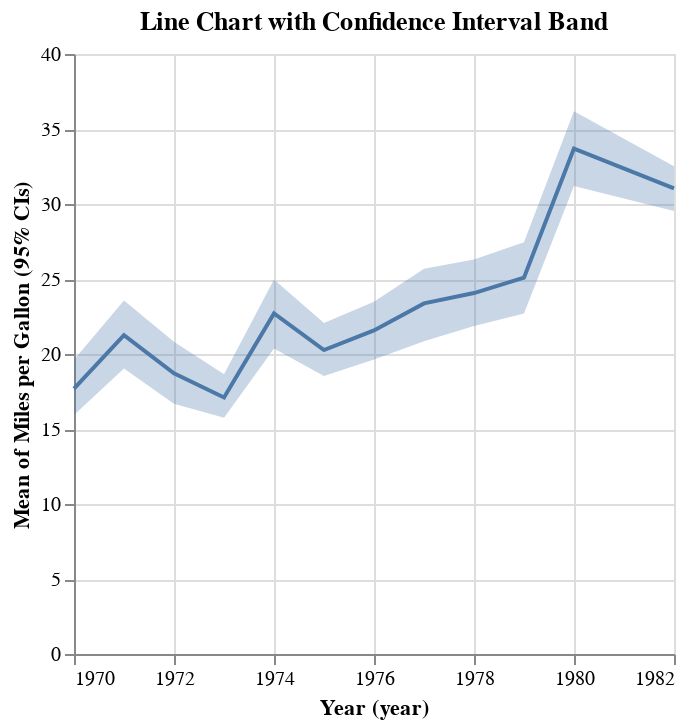

Here is the notebook cell this chart was saved with:
### Markdown cell above
## Line Chart with Confidence Interval Band

### Code cell
@vlplot(
  data = cars,  # Contains data and the x axix of chart
  x = "year(Year)",
  title = "Line Chart with Confidence Interval Band"
) +

@vlplot(
  mark = {:errorband, extent=:ci},  # First band containing the CI
  y = {"Miles_per_Gallon", title="Mean of Miles per Gallon (95% CIs)"}
) + 

@vlplot(
  mark = :line,  # Second band of a line plot of mean miles
  y = "mean(Miles_per_Gallon)"

)

### Figure 1 — Vega-Lite specification as saved in the notebook (floating-point values rounded to 4 significant figures; data arrays with more than 128 entries replaced by an {"elided": "..."} marker saying what was removed)
{"data": {"values": {"elided": "406 records"}}, "encoding": {"x": {"field": "Year", "timeUnit": "year", "type": "temporal"}}, "layer": [{"encoding": {"y": {"field": "Miles_per_Gallon", "title": "Mean of Miles per Gallon (95% CIs)", "type": "quantitative"}}, "mark": {"extent": "ci", "type": "errorband"}}, {"encoding": {"y": {"aggregate": "mean", "field": "Miles_per_Gallon", "type": "quantitative"}}, "mark": "line"}], "title": "Line Chart with Confidence Interval Band"}
